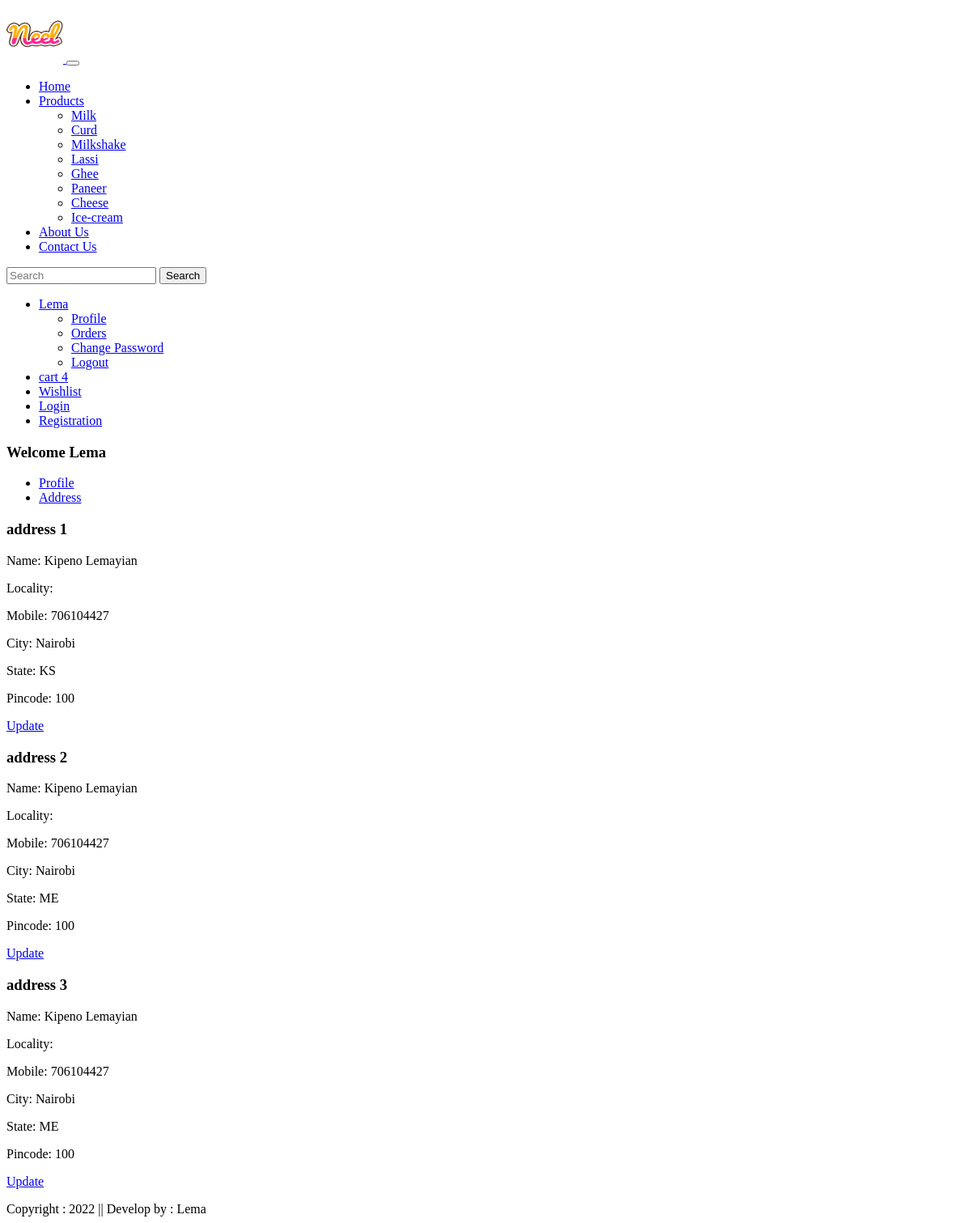
Page /address/ (signed in) on the earlier database version.
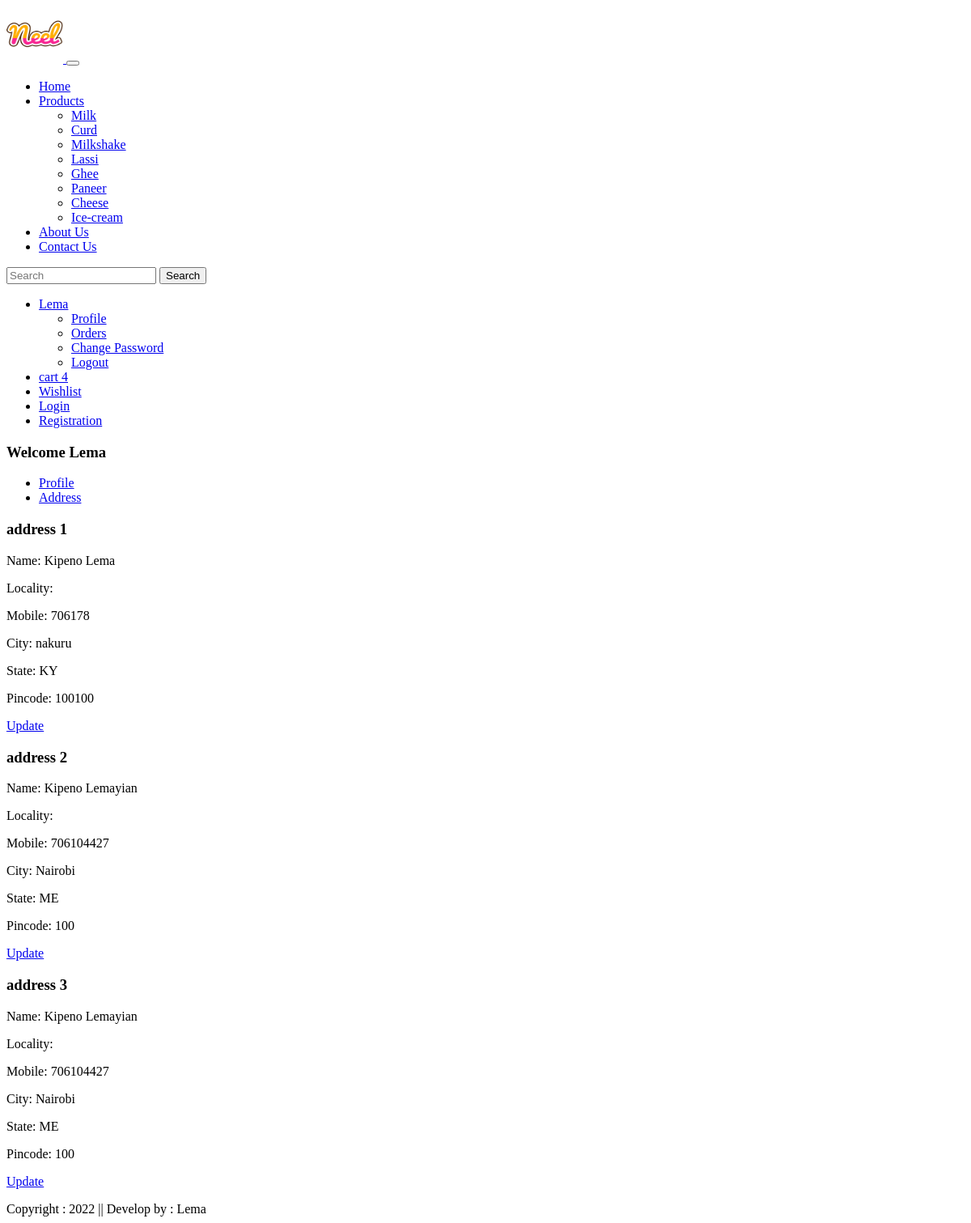
Same page on the later database version.
### app/models.py (models this page shows, shortened)
class Customer(models.Model):
    user = models.ForeignKey(User, on_delete=models.CASCADE)
    name = models.CharField(max_length=200)
    locality = models.CharField(max_length=200)
    city = models.CharField(max_length=50)
    mobile = models.IntegerField(default=0)
    zipcode = models.IntegerField()
    state = models.CharField(choices=STATE_CHOICES, max_length=100)

### app/views.py (the view)
# urls.py: path('address/', views.address, name="address"),
def address(request):
    add = Customer.objects.filter(user=request.user)
    return render(request, "app/address.html",locals())

### app/templates/app/address.html (shortened to what this page needs)
{% extends 'app/base.html' %}
{% load static %}
{% block main-content %}
<div class="container my-5">
    <div class="row">
            <h3>Welcome <span class="text-capitalize">{{request.user}}</span></h3>
            <div class="col-sm-2 border-end">
                <ul class="list-unstyled">
                    <li class='d-grid'><a href="{% url 'profile' %}" class="btn btn-primary">Profile</a></li>
                    <li class='d-grid'><a href="{% url 'address' %}" class="btn">Address</a></li>
                </ul>
            </div>
            <div class="col-sm-9 offset-sm-1">
                <div class="row">
                {% for ad in add %}
                    <div class = "col-sm-6">
                        <div class="card-body">
                            <h3>address {{forloop.counter}}</h3>
                            <p>Name: {{ad.name}}</p>
                            <p>Locality: {{ad.localityame}}</p>
                            <p>Mobile: {{ad.mobile}}</p>
                            <p>City: {{ad.city}}</p>
                            <p>State: {{ad.state}}</p>
                            <p>Pincode: {{ad.zipcode}}</p>
                            <p class="text-center"><a href="{% url 'updateAddress' pk=ad.id %}" type="button" class="btn btn-success">Update</a></p>
                        </div>
                    </div>
                {% endfor %}
                </div>
            </div>
        </div>
{% endblock main-content %}

Differences in the rows shown:
changed Customer: name "Kipeno Lemayian" → "Kipeno Lema"; mobile "706104427" → "706178"; city "Nairobi" → "nakuru"; state "KS" → "KY"; zipcode "100" → "100100"
